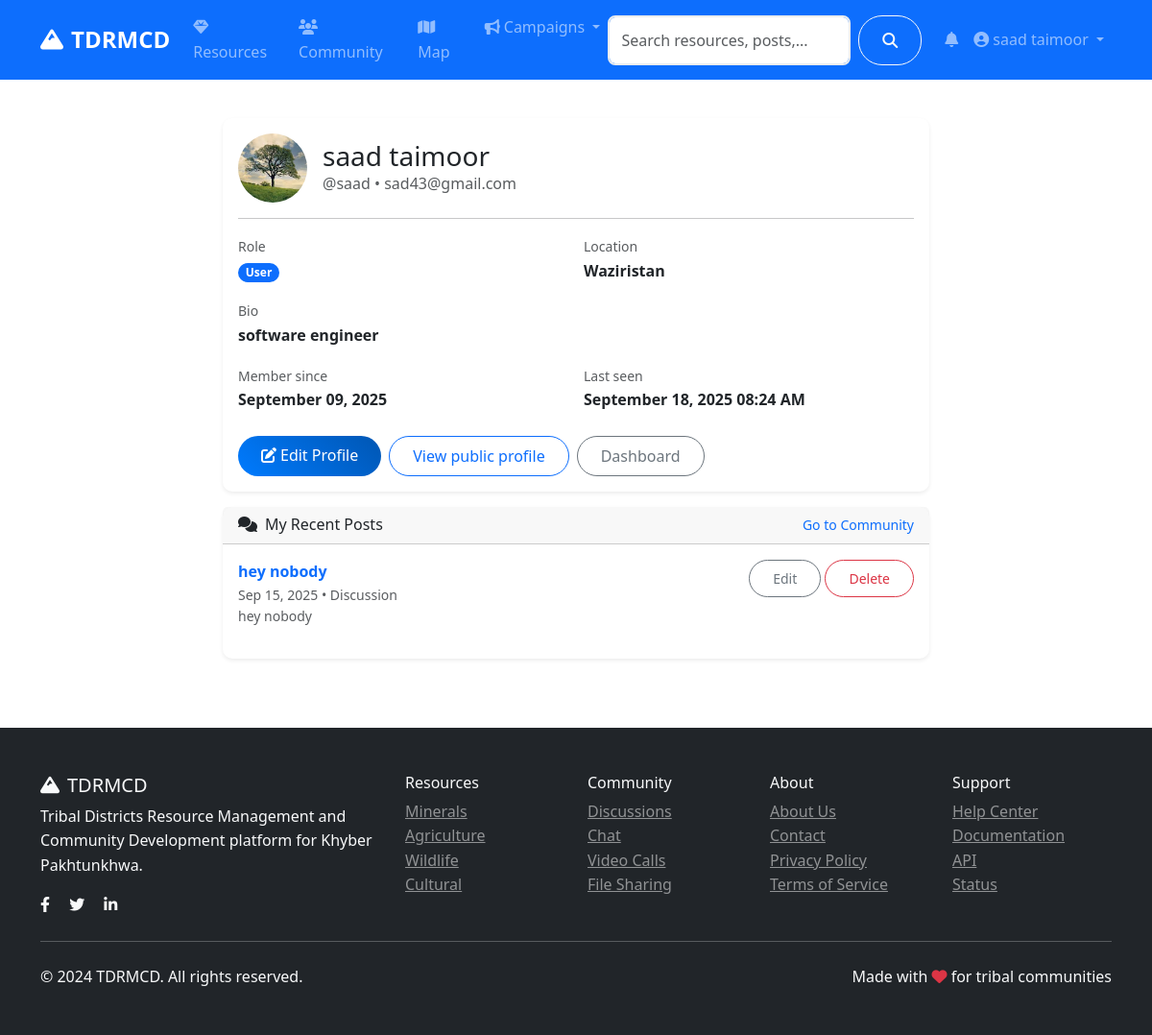
Before: /auth/profile (signed in) with the older database file.
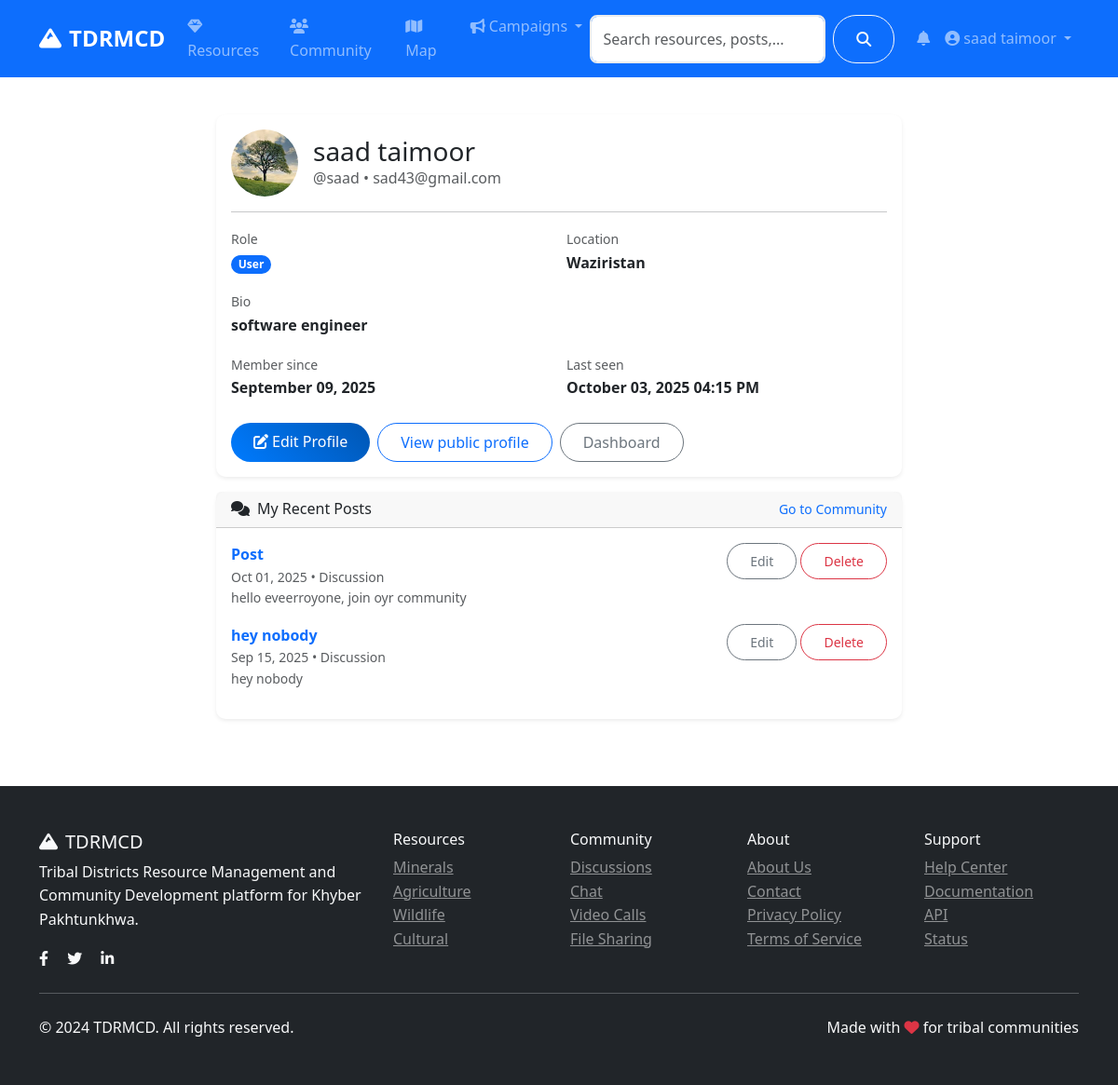
After: the same page with the newer database file.
### models.py (models this page shows, shortened)
class User(UserMixin, db.Model):
    id = db.Column(db.Integer, primary_key=True)
    username = db.Column(db.String(80), unique=True, nullable=False)
    email = db.Column(db.String(120), unique=True, nullable=False)
    password_hash = db.Column(db.String(120), nullable=False)
    first_name = db.Column(db.String(50), nullable=False)
    last_name = db.Column(db.String(50), nullable=False)
    role = db.Column(db.String(20), default='user')  # user, admin, researcher
    location = db.Column(db.String(100))
    bio = db.Column(db.Text)
    avatar = db.Column(db.String(200), default='default.jpg')
    is_active = db.Column(db.Boolean, default=True)
    created_at = db.Column(db.DateTime, default=datetime.utcnow)
    last_seen = db.Column(db.DateTime, default=datetime.utcnow)
    resources = db.relationship('Resource', backref='author', lazy='dynamic')
    posts = db.relationship('CommunityPost', backref='author', lazy='dynamic')
    chat_messages = db.relationship('ChatMessage', backref='sender', lazy='dynamic')
    file_submissions = db.relationship(
        'FileSubmission',
        foreign_keys='FileSubmission.submitter_id',
        backref='submitter',
        lazy='dynamic'
    )
    reviewed_submissions = db.relationship(
        'FileSubmission',
        foreign_keys='FileSubmission.reviewed_by',
        backref='reviewer_user',
        lazy='dynamic'
    )
    notifications = db.relationship('Notification', backref='user', lazy='dynamic')
    def get_full_name(self):
        return f"{self.first_name} {self.last_name}"
    def is_admin(self):
        return self.role == 'admin'

class CommunityPost(db.Model):
    id = db.Column(db.Integer, primary_key=True)
    title = db.Column(db.String(200), nullable=False)
    content = db.Column(db.Text, nullable=False)
    category = db.Column(db.String(50), nullable=False)  # discussion, question, announcement
    tags = db.Column(db.String(200))
    image_url = db.Column(db.String(200))
    likes = db.Column(db.Integer, default=0)
    views = db.Column(db.Integer, default=0)
    author_id = db.Column(db.Integer, db.ForeignKey('user.id'), nullable=False)
    created_at = db.Column(db.DateTime, default=datetime.utcnow)
    updated_at = db.Column(db.DateTime, default=datetime.utcnow, onupdate=datetime.utcnow)
    comments = db.relationship('Comment', backref='post', lazy='dynamic', cascade='all, delete-orphan')
    likes_relation = db.relationship('PostLike', backref='post', lazy='dynamic', cascade='all, delete-orphan')

### routes/auth.py (the view)
@auth_bp.route('/profile')
@login_required
def profile():
    posts = CommunityPost.query.filter_by(author_id=current_user.id).order_by(desc(CommunityPost.created_at)).limit(10).all()
    return render_template('auth/profile.html', user=current_user, posts=posts)

### app.py (called while the page is built)
@login_manager.user_loader
def load_user(user_id):
    return User.query.get(int(user_id))

### templates/auth/profile.html (shortened to what the changed rows need)
{% extends "base.html" %}
{% block content %}
<div class="container py-4">
    <div class="row justify-content-center">
        <div class="col-lg-8">
            <div class="card shadow-sm">
                <div class="card-body">
                    <div class="d-flex align-items-center mb-3">
                        <div class="me-3">
                            {% if user.avatar and user.avatar != 'default.jpg' %}
                            <img src="{{ url_for('serve_uploaded_file', subdir='avatars', filename=user.avatar) }}" alt="Avatar" class="rounded-circle" style="width:72px;height:72px;object-fit:cover;">
                            {% else %}
                            <div class="avatar" style="width:72px;height:72px;font-size:1.25rem;">{{ user.first_name[0] }}{{ user.last_name[0] }}</div>
                            {% endif %}
                        </div>
                        <div>
                            <h3 class="mb-0">{{ user.get_full_name() }}</h3>
                            <div class="text-muted">@{{ user.username }} • {{ user.email }}</div>
                        </div>
                    </div>
                    <div class="row g-3">
                        <div class="col-md-6">
                            <div class="fw-semibold"><span class="badge bg-primary">{{ user.role.title() }}</span></div>
                        </div>
                        <div class="col-md-6">
                            <label class="text-muted small">Location</label>
                            <div class="fw-semibold">{{ user.location or '—' }}</div>
                        </div>
                        <div class="col-12">
                            <label class="text-muted small">Bio</label>
                            <div class="fw-semibold">{{ user.bio or 'No bio yet.' }}</div>
                        </div>
                        <div class="col-md-6">
                            <label class="text-muted small">Member since</label>
                            <div class="fw-semibold">{{ user.created_at.strftime('%B %d, %Y') }}</div>
                        </div>
                        <div class="col-md-6">
                            <label class="text-muted small">Last seen</label>
                            <div class="fw-semibold">{{ user.last_seen.strftime('%B %d, %Y %I:%M %p') }}</div>
                        </div>
                    </div>
                </div>
            </div>
            {% if posts %}
            <div class="card shadow-sm mt-3">
                <div class="card-body">
                    {% for p in posts %}
                    <div class="mb-3 d-flex justify-content-between align-items-start">
                        <div>
                            <a class="text-decoration-none" href="{{ url_for('community.post_detail', id=p.id) }}">
                                <strong>{{ p.title or 'Post' }}</strong>
                            </a>
                            <div class="text-muted small">{{ p.created_at.strftime('%b %d, %Y') }} • {{ p.category.title() }}</div>
                            <div class="small text-muted">{{ p.content[:120] }}{% if p.content|length > 120 %}...{% endif %}</div>
                        </div>
                        <div class="ms-3">
                            <a class="btn btn-sm btn-outline-secondary" href="{{ url_for('community.edit_post', id=p.id) }}">Edit</a>
                            <button class="btn btn-sm btn-outline-danger" type="button" data-delete-post-id="{{ p.id }}">Delete</button>
                        </div>
                    </div>
                    {% endfor %}
                </div>
            </div>
            {% endif %}
        </div>
    </div>
</div>
{% endblock %}

### templates/base.html (shortened to what the changed rows need)
<!DOCTYPE html>
<html lang="en">
<head>
    <link href="https://cdn.jsdelivr.net/npm/bootstrap@5.3.0/dist/css/bootstrap.min.css" rel="stylesheet">
    <link rel="stylesheet" href="https://cdnjs.cloudflare.com/ajax/libs/font-awesome/6.4.0/css/all.min.css">
    <link rel="stylesheet" href="https://unpkg.com/leaflet@1.9.4/dist/leaflet.css">
    <link rel="stylesheet" href="{{ url_for('static', filename='css/style.css') }}">
</head>
<body>
    <nav class="navbar navbar-expand-lg navbar-dark bg-primary sticky-top">
        <div class="container">
            <div class="collapse navbar-collapse" id="navbarNav">
                <ul class="navbar-nav">
                    {% if current_user.is_authenticated %}
                        <li class="nav-item dropdown">
                            <a class="nav-link" href="#" role="button" data-bs-toggle="dropdown" aria-expanded="false">
                                <span class="position-relative">
                                    <i class="fas fa-bell"></i>
                                </span>
                            </a>
                        </li>
                        <li class="nav-item dropdown">
                            <a class="nav-link dropdown-toggle" href="#" role="button" data-bs-toggle="dropdown">
                                <i class="fas fa-user-circle me-1"></i>{{ current_user.get_full_name() }}
                            </a>
                        </li>
                    {% endif %}
                </ul>
            </div>
        </div>
    </nav>
    <main>
        {% block content %}{% endblock %}
    </main>
</body>
</html>

Changed rows visible on the page:
changed User "saad taimoor": last_seen "September 18, 2025 08:24 AM" → "October 03, 2025 04:15 PM"
added CommunityPost: title "Post", created_at "Oct 01, 2025", category "Discussion", content "hello eveerroyone, join oyr community"
